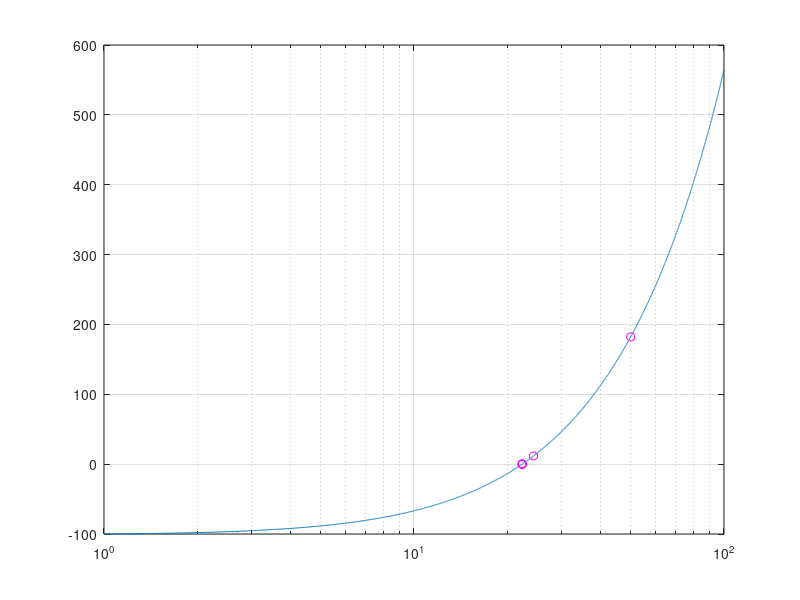

This chart was generated by the following MATLAB code:
% MATH2089
% Solve  x*log2(x) = const using Newton's method
%  Let f(x) = x*log2(x) - const
% Nee to convert f(x) = 0 into the form g(x) = x

const = 100;

f = @(x) x.*log(x)/ log(2) - const;
df = @(x) (log(x) + 1)/log(2);

% for plotting 
xplt = linspace(1, const, 4001);
fplt = f(xplt);
semilogx(xplt,fplt,'-');
grid on;

hold on;
% maximal number of iterations
kmax = 34;

% initial guess
xk = 50;

% tolerance
tolx = 10*eps;

k = 1;
converged = 0;
while (k <= kmax & ~converged)
   % Newton's iteration
   xnew = xk - f(xk)/df(xk);
   semilogx(xk, f(xk), 'mo')
   if (abs(xnew-xk)< tolx)
      converged = 1;
   end
   xk = xnew;
   k = k + 1
   pause;
end
